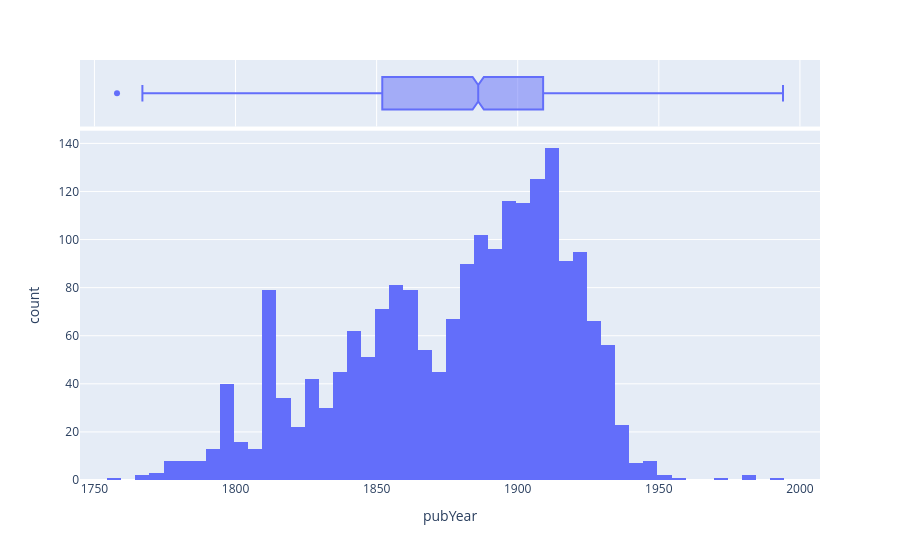

Notebook code cell kept with this figure:
### Code cell
px.histogram(meta, x="pubYear", marginal="box")

### Figure 1 — Plotly figure (JSON) as saved in the notebook; plotly's stock layout.template omitted (floating-point values rounded to 4 significant figures; data arrays with more than 128 entries replaced by an {"elided": "..."} marker saying what was removed)
{"data": [{"bingroup": "x", "hovertemplate": "pubYear=%{x}<br>count=%{y}<extra></extra>", "legendgroup": "", "marker": {"color": "#636efa", "pattern": {"shape": ""}}, "name": "", "orientation": "v", "showlegend": false, "type": "histogram", "x": {"elided": "5692 float values"}, "xaxis": "x", "yaxis": "y"}, {"hovertemplate": "pubYear=%{x}<extra></extra>", "legendgroup": "", "marker": {"color": "#636efa"}, "name": "", "notched": true, "showlegend": false, "type": "box", "x": {"elided": "5692 float values"}, "xaxis": "x2", "yaxis": "y2"}], "layout": {"barmode": "relative", "legend": {"tracegroupgap": 0}, "margin": {"t": 60}, "xaxis": {"anchor": "y", "domain": [0, 1], "title": {"text": "pubYear"}}, "xaxis2": {"anchor": "y2", "domain": [0, 1], "matches": "x", "showgrid": true, "showticklabels": false}, "yaxis": {"anchor": "x", "domain": [0, 0.8316], "title": {"text": "count"}}, "yaxis2": {"anchor": "x2", "domain": [0.8416, 1], "matches": "y2", "showgrid": false, "showline": false, "showticklabels": false, "ticks": ""}}}
